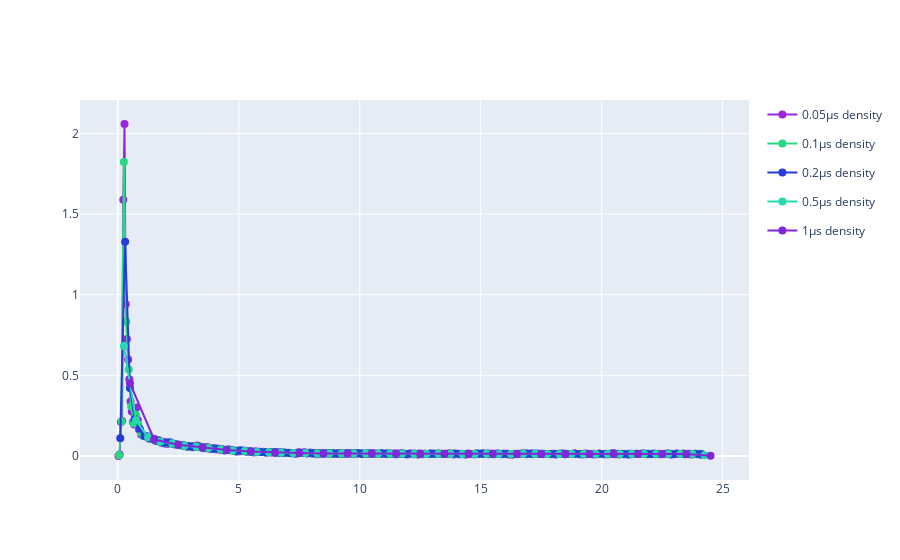

The cell this chart's notebook holds for it:
### Code cell
import numpy as np
import pandas as pd
import plotly.graph_objects as go
from plotly.subplots import make_subplots

def read_data(file_paths):
    """
    Read data from multiple files and concatenate durations.
    
    Args:
        file_paths: List of file paths to read data from
        
    Returns:
        durations: Concatenated array of duration values
    """
    all_durations = []
    
    for file_path in file_paths:
        data = pd.read_csv(file_path, sep='\t', header=None, names=['timestamps', 'durations'])
        all_durations.append(data['durations'].values)
    
    return np.concatenate(all_durations)

def generate_bin(durations, interval):
    """
    Bin durations into intervals and calculate density.
    
    Args:
        durations: List of duration values
        interval: Size of each bin
        
    Returns:
        bin_centers: Centers of each bin
        bin_density: Density count in each bin
    """
    max_duration = np.max(durations)
    num_bins = int(np.ceil(max_duration / interval))
    bins = np.linspace(0, num_bins * interval, num_bins + 1)
    
    hist, bin_edges = np.histogram(durations, bins=bins)
    bin_centers = (bin_edges[:-1] + bin_edges[1:]) / 2
    bin_density = hist / (len(durations) * interval)
    
    return bin_centers, bin_density

def kde_traces(durations, interval, name=None):
    """
    Generate histogram and density estimate traces.
    
    Args:
        durations: List of duration values
        interval: Size of each bin
        name: Legend group name (defaults to interval+μs if None)
    
    Returns:
        List of plotly traces for histogram and density
    """
    bin_centers, bin_density = generate_bin(durations, interval)
    
    # Set default legend group name if not provided
    if name is None:
        name = f"{interval}μs"
    
    # Generate a consistent color for both traces
    color = f"hsl({hash(name) % 360}, 70%, 50%)"
    
    # Create histogram trace
    histogram_trace = go.Histogram(
        x=durations,
        xbins=dict(
            start=0,
            end=np.max(durations),
            size=interval
        ),
        histnorm='probability density',
        name=f"{name} histogram",
        legendgroup=name,
        opacity=0.7,
        marker_color=color
    )
    
    # Create density trace
    density_trace = go.Scatter(
        x=bin_centers,
        y=bin_density,
        mode='markers+lines',
        name=f"{name} density",
        legendgroup=name,
        marker=dict(size=8, color=color),
        line=dict(color=color)
    )
    
    return [density_trace]

data_files = [Path('../raw_data/m_0306_0.txt'), Path('../raw_data/m_0306_1.txt')]
durations = read_data(data_files)

traces = []
for i in [0.05, 0.1, 0.2, 0.5, 1]: 
    traces.extend(kde_traces(durations, i))

fig = go.Figure(data=traces)
fig.show()

### Figure 1 — Plotly figure (JSON) as saved in the notebook; plotly's stock layout.template omitted (floating-point values rounded to 4 significant figures; data arrays with more than 128 entries replaced by an {"elided": "..."} marker saying what was removed)
{"data": [{"legendgroup": "0.05μs", "line": {"color": "hsl(279, 70%, 50%)"}, "marker": {"color": "hsl(279, 70%, 50%)", "size": 8}, "mode": "markers+lines", "name": "0.05μs density", "type": "scatter", "x": {"elided": "484 float values"}, "y": {"elided": "484 float values"}}, {"legendgroup": "0.1μs", "line": {"color": "hsl(150, 70%, 50%)"}, "marker": {"color": "hsl(150, 70%, 50%)", "size": 8}, "mode": "markers+lines", "name": "0.1μs density", "type": "scatter", "x": {"elided": "242 float values"}, "y": {"elided": "242 float values"}}, {"legendgroup": "0.2μs", "line": {"color": "hsl(233, 70%, 50%)"}, "marker": {"color": "hsl(233, 70%, 50%)", "size": 8}, "mode": "markers+lines", "name": "0.2μs density", "type": "scatter", "x": [0.1, 0.3, 0.5, 0.7, 0.9, 1.1, 1.3, 1.5, 1.7, 1.9, 2.1, 2.3, 2.5, 2.7, 2.9, 3.1, 3.3, 3.5, 3.7, 3.9, 4.1, 4.3, 4.5, 4.7, 4.9, 5.1, 5.3, 5.5, 5.7, 5.9, 6.1, 6.3, 6.5, 6.7, 6.9, 7.1, 7.3, 7.5, 7.7, 7.9, 8.1, 8.3, 8.5, 8.7, 8.9, 9.1, 9.3, 9.5, 9.7, 9.9, 10.1, 10.3, 10.5, 10.7, 10.9, 11.1, 11.3, 11.5, 11.7, 11.9, 12.1, 12.3, 12.5, 12.7, 12.9, 13.1, 13.3, 13.5, 13.7, 13.9, 14.1, 14.3, 14.5, 14.7, 14.9, 15.1, 15.3, 15.5, 15.7, 15.9, 16.1, 16.3, 16.5, 16.7, 16.9, 17.1, 17.3, 17.5, 17.7, 17.9, 18.1, 18.3, 18.5, 18.7, 18.9, 19.1, 19.3, 19.5, 19.7, 19.9, 20.1, 20.3, 20.5, 20.7, 20.9, 21.1, 21.3, 21.5, 21.7, 21.9, 22.1, 22.3, 22.5, 22.7, 22.9, 23.1, 23.3, 23.5, 23.7, 23.9, 24.1], "y": [0.1095, 1.328, 0.4221, 0.2294, 0.1694, 0.1244, 0.1116, 0.1023, 0.09169, 0.08141, 0.0822, 0.07535, 0.06923, 0.06502, 0.05984, 0.05793, 0.05989, 0.05323, 0.05059, 0.0457, 0.04379, 0.03924, 0.03777, 0.03611, 0.03038, 0.03229, 0.02906, 0.02725, 0.02471, 0.0249, 0.02309, 0.02378, 0.023, 0.02084, 0.02001, 0.01879, 0.01698, 0.01991, 0.01982, 0.01859, 0.01673, 0.01536, 0.01615, 0.01629, 0.01512, 0.01546, 0.01419, 0.01703, 0.01522, 0.01683, 0.01458, 0.01536, 0.01531, 0.0136, 0.01492, 0.01424, 0.01331, 0.01336, 0.01448, 0.01199, 0.01341, 0.01233, 0.01311, 0.01257, 0.01341, 0.01326, 0.01404, 0.01282, 0.0138, 0.01355, 0.01267, 0.01174, 0.01253, 0.01174, 0.0136, 0.01463, 0.01321, 0.01301, 0.01341, 0.01292, 0.01248, 0.0116, 0.01292, 0.01424, 0.0137, 0.01345, 0.01345, 0.01306, 0.01257, 0.01238, 0.01169, 0.01404, 0.01262, 0.01218, 0.01385, 0.01228, 0.01208, 0.01243, 0.0116, 0.01326, 0.01253, 0.01208, 0.01419, 0.01208, 0.01282, 0.0115, 0.01301, 0.01272, 0.01404, 0.01257, 0.01306, 0.01208, 0.01287, 0.0136, 0.01125, 0.01341, 0.01306, 0.01189, 0.01164, 0.01277, 0.01037]}, {"legendgroup": "0.5μs", "line": {"color": "hsl(166, 70%, 50%)"}, "marker": {"color": "hsl(166, 70%, 50%)", "size": 8}, "mode": "markers+lines", "name": "0.5μs density", "type": "scatter", "x": [0.25, 0.75, 1.25, 1.75, 2.25, 2.75, 3.25, 3.75, 4.25, 4.75, 5.25, 5.75, 6.25, 6.75, 7.25, 7.75, 8.25, 8.75, 9.25, 9.75, 10.25, 10.75, 11.25, 11.75, 12.25, 12.75, 13.25, 13.75, 14.25, 14.75, 15.25, 15.75, 16.25, 16.75, 17.25, 17.75, 18.25, 18.75, 19.25, 19.75, 20.25, 20.75, 21.25, 21.75, 22.25, 22.75, 23.25, 23.75, 24.25], "y": [0.6825, 0.221, 0.1155, 0.08897, 0.07693, 0.06372, 0.05799, 0.04895, 0.04039, 0.03452, 0.03026, 0.02503, 0.02362, 0.02067, 0.0183, 0.01934, 0.01579, 0.01607, 0.01526, 0.01622, 0.01505, 0.01446, 0.01374, 0.01321, 0.01282, 0.01311, 0.01352, 0.01346, 0.01239, 0.01253, 0.01388, 0.01299, 0.01217, 0.0138, 0.01329, 0.01268, 0.01276, 0.01299, 0.01233, 0.01233, 0.01298, 0.01251, 0.01254, 0.01299, 0.0126, 0.01254, 0.01284, 0.01227, 0.004149]}, {"legendgroup": "1μs", "line": {"color": "hsl(271, 70%, 50%)"}, "marker": {"color": "hsl(271, 70%, 50%)", "size": 8}, "mode": "markers+lines", "name": "1μs density", "type": "scatter", "x": [0.5, 1.5, 2.5, 3.5, 4.5, 5.5, 6.5, 7.5, 8.5, 9.5, 10.5, 11.5, 12.5, 13.5, 14.5, 15.5, 16.5, 17.5, 18.5, 19.5, 20.5, 21.5, 22.5, 23.5, 24.5], "y": [0.4517, 0.1023, 0.07033, 0.05347, 0.03746, 0.02764, 0.02214, 0.01882, 0.01593, 0.01574, 0.01476, 0.01347, 0.01297, 0.01349, 0.01246, 0.01344, 0.01298, 0.01298, 0.01288, 0.01233, 0.01274, 0.01277, 0.01257, 0.01255, 0.002074]}], "layout": {}}
